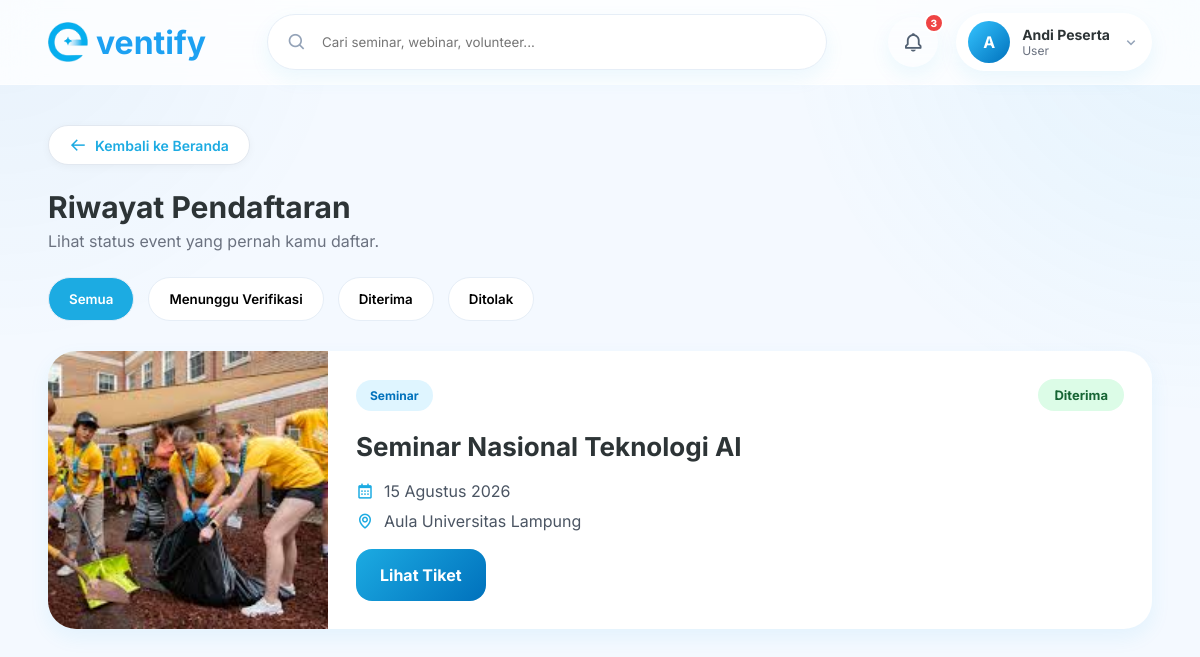
The page /app/controllers/user/riwayat-pendaftaran.php (signed in) on the database as committed earlier.
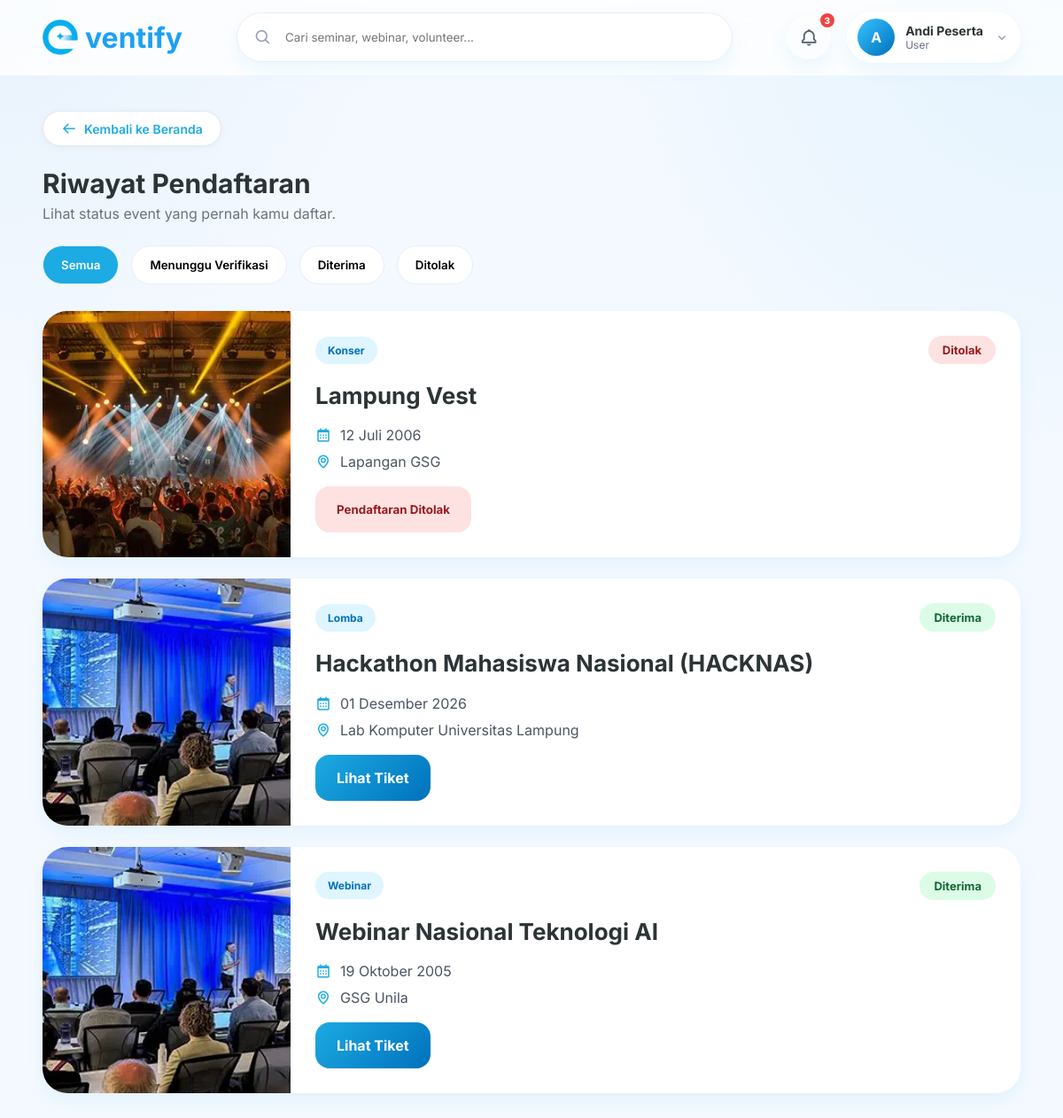
The same page on the database as committed later.
### tables this page shows
CREATE TABLE `pendaftaran` (
  `id_pendaftaran` int NOT NULL,
  `id_user` int NOT NULL,
  `id_event` int NOT NULL,
  `status_pendaftaran` enum('menunggu','diterima','ditolak') DEFAULT 'menunggu',
  `tanggal_daftar` datetime DEFAULT CURRENT_TIMESTAMP
);

CREATE TABLE `event` (
  `id_event` int NOT NULL,
  `id_user` int NOT NULL,
  `id_kategori` int NOT NULL,
  `judul` varchar(255) NOT NULL,
  `waktu_pelaksanaan` datetime NOT NULL,
  `biaya` int DEFAULT '0',
  `lokasi` varchar(255) NOT NULL,
  `kuota` int NOT NULL,
  `deskripsi` text NOT NULL,
  `benefit` text,
  `cover_image` varchar(255) NOT NULL,
  `status_publikasi` enum('Pending','Dipublikasikan','Ditolak') DEFAULT 'Pending',
  `created_at` timestamp NULL DEFAULT CURRENT_TIMESTAMP
);

CREATE TABLE `kategori` (
  `id_kategori` int NOT NULL,
  `kategori` varchar(50) NOT NULL
);

### app/controllers/user/riwayat-pendaftaran.php (called while the page is built, shortened)
<?php
require_once '../../config/config.php';
require_once '../../../koneksi/koneksi.php';
require_once '../../models/PendaftaranModel.php';
$idUser = $_SESSION['id'];
$history = getRiwayatPendaftaranByUser($conn, $idUser);
require_once '../../views/user/riwayat-pendaftaran.php';
?>

### app/models/PendaftaranModel.php (called while the page is built, shortened)
<?php
    function getRiwayatPendaftaranByUser(mysqli $conn, int $idUser) {
        $query = $conn->prepare("
            SELECT
                pendaftaran.*,
                event.judul,
                event.waktu_pelaksanaan,
                event.lokasi,
                event.cover_image,
                kategori.kategori
            FROM pendaftaran
            JOIN event ON pendaftaran.id_event = event.id_event
            JOIN kategori ON event.id_kategori = kategori.id_kategori
            WHERE pendaftaran.id_user = ?
            ORDER BY pendaftaran.tanggal_daftar DESC
        ");
        $query->bind_param("i", $idUser);
        $query->execute();
        $result = $query->get_result();
        return $result->fetch_all(MYSQLI_ASSOC);
    }
?>

### app/config/config.php (called while the page is built, shortened)
<?php
    function formatTanggalIndo(string $datetime) {
        $bulan = array(1 => 'Januari', 'Februari', 'Maret', 'April', 'Mei', 'Juni', 'Juli', 'Agustus', 'September', 'Oktober', 'November', 'Desember');
        $timestamp = strtotime($datetime);
        $hari = date('d', $timestamp);
        $bulan_angka = (int)date('m', $timestamp);
        $tahun = date('Y', $timestamp);
        return $hari . ' ' . $bulan[$bulan_angka] . ' ' . $tahun;
    }
?>

### app/views/user/riwayat-pendaftaran.php (the view, shortened to what this page needs)
<!DOCTYPE html>
<html lang="id">
<head>
  <link href="https://unpkg.com/boxicons@2.1.4/css/boxicons.min.css" rel="stylesheet">
  <link rel="stylesheet" href="<?= BASEURL; ?>/assets/css/user-style/user-style.css">
</head>
<body>
<?php include 'navbar.php'; ?>
<section class="history-page">
  <div class="container">
    <a href="<?= BASEURL; ?>/app/controllers/user/dashboard.php" class="btn-back">
        <i class='bx bx-arrow-back'></i> Kembali ke Beranda
    </a>
    <div class="section-head">
      <h2>Riwayat Pendaftaran</h2>
      <p>Lihat status event yang pernah kamu daftar.</p>
    </div>
    <div class="history-filter">
      <button class="filter-pill active" onclick="filterRiwayat('semua')">Semua</button>
      <button class="filter-pill" onclick="filterRiwayat('menunggu verifikasi')">Menunggu Verifikasi</button>
      <button class="filter-pill" onclick="filterRiwayat('diterima')">Diterima</button>
      <button class="filter-pill" onclick="filterRiwayat('ditolak')">Ditolak</button>
    </div>
    <div class="history-list">
<?php foreach($history as $item):
  $status_asli = $item['status_pendaftaran'];
  if ($status_asli == 'diterima') {
    $status_text = 'Diterima';
    $status_filter = 'diterima';
    $statusClass = 'status-success';
  } elseif ($status_asli == 'menunggu') {
    $status_text = 'Menunggu Verifikasi';
    $status_filter = 'menunggu verifikasi';
    $statusClass = 'status-warning';
  } else {
    $status_text = 'Ditolak';
    $status_filter = 'ditolak';
    $statusClass = 'status-danger';
  }
  $gambar = !empty($item['cover_image'])
      ? BASEURL . '/assets/images/uploads/' . $item['cover_image']
      : BASEURL . '/assets/images/image.png';
?>
<div
  class="history-card"
  data-status="<?= $status_filter; ?>"
  data-search="<?= strtolower($item['judul'] . ' ' . $item['kategori'] . ' ' . $item['lokasi'] . ' ' . $status_text); ?>"
>
  <img src="<?= $gambar; ?>" alt="<?= $item['judul']; ?>">
  <div class="history-content">
    <div class="history-top">
      <span class="badge blue"><?= $item['kategori']; ?></span>
      <span class="status-badge <?= $statusClass; ?>">
        <?= $status_text; ?>
      </span>
    </div>
    <h3><?= $item['judul']; ?></h3>
    <div class="history-meta">
      <p><i class='bx bx-calendar'></i> <?= formatTanggalIndo($item['waktu_pelaksanaan']); ?></p>
      <p><i class='bx bx-map'></i> <?= $item['lokasi']; ?></p>
    </div>
    <div class="history-action">
      <?php if($status_asli == 'diterima'): ?>
        <a href="<?= BASEURL; ?>/app/views/user/tiket_detail.php?id=<?= $item['id_pendaftaran']; ?>" class="btn-primary" style="text-decoration: none; width: max-content; padding: 0 24px; display: inline-flex; align-items: center;">Lihat Tiket</a>
      <?php elseif($status_asli == 'menunggu'): ?>
        <button class="btn-secondary" disabled>Sedang Diverifikasi</button>
      <?php else: ?>
        <button class="btn-danger" disabled>Pendaftaran Ditolak</button>
      <?php endif; ?>
    </div>
  </div>
</div>
<?php endforeach; ?>
    </div>
  </div>
</section>
</body>
</html>

### app/views/user/navbar.php (shortened to what this page needs)
<nav class="navbar">
  <div class="container nav-wrap">
  <?php include '../../views/components/logo.php'; ?>
    <div class="search-box">
      <i class='bx bx-search'></i>
      <input type="text" id="searchInput" onkeyup="searchEvent()" placeholder="Cari seminar, webinar, volunteer...">
    </div>
    <div class="nav-right">
      <div class="notification-wrapper">
        <button class="icon-btn bell-btn" onclick="toggleNotif(event)">
          <i class='bx bx-bell'></i>
          <span class="notif-badge">3</span>
        </button>
      </div>
      <div class="profile">
      <div class="avatar">
        <span><?= strtoupper(substr($_SESSION['nama_lengkap'], 0, 1)); ?></span>
      </div>
      <div class="profile-info">
        <h4><?= $_SESSION['nama_lengkap']; ?></h4>
        <p><?= $_SESSION['role']; ?></p>
      </div>
        <i class='bx bx-chevron-down'></i>
      </div>
    </div>
  </div>
</nav>

### app/views/components/logo.php
<link rel="stylesheet" href="<?= BASEURL; ?>/assets/css/components/logo.css">
<a href="<?= BASEURL; ?>" class="eventify-logo">
    <img src="<?= BASEURL; ?>/assets/images/logo.png" alt="Eventify Logo">
    <span>ventify</span>
</a>

### assets/css/components/logo.css (style rules this page uses)
.eventify-logo { display: flex; align-items: center; gap: 8px; text-decoration: none; }
.eventify-logo img { width: 40px !important; height: 40px !important; object-fit: cover; }
.eventify-logo span { font-size: 32px; font-weight: 700; color: #1DA1F2; }

Rows that differ between the two databases and show on the page:
added pendaftaran: id_event.cover_image (picture), kategori.kategori "Konser", status_pendaftaran "Ditolak", id_event.judul "Lampung Vest", id_event.waktu_pelaksanaan "12 Juli 2006", id_event.lokasi "Lapangan GSG", shows "Pendaftaran Ditolak"
added pendaftaran: id_event.cover_image (picture), kategori.kategori "Lomba", status_pendaftaran "Diterima", id_event.judul "Hackathon Mahasiswa Nasional (HACKNAS)", id_event.waktu_pelaksanaan "01 Desember 2026", id_event.lokasi "Lab Komputer Universitas Lampung"
changed through a linked row, pendaftaran: id_event.cover_image: a different picture; kategori.kategori "Seminar" → "Webinar"; id_event.judul "Seminar Nasional Teknologi AI" → "Webinar Nasional Teknologi AI"; id_event.waktu_pelaksanaan "15 Agustus 2026" → "19 Oktober 2005"; id_event.lokasi "Aula Universitas Lampung" → "GSG Unila"
